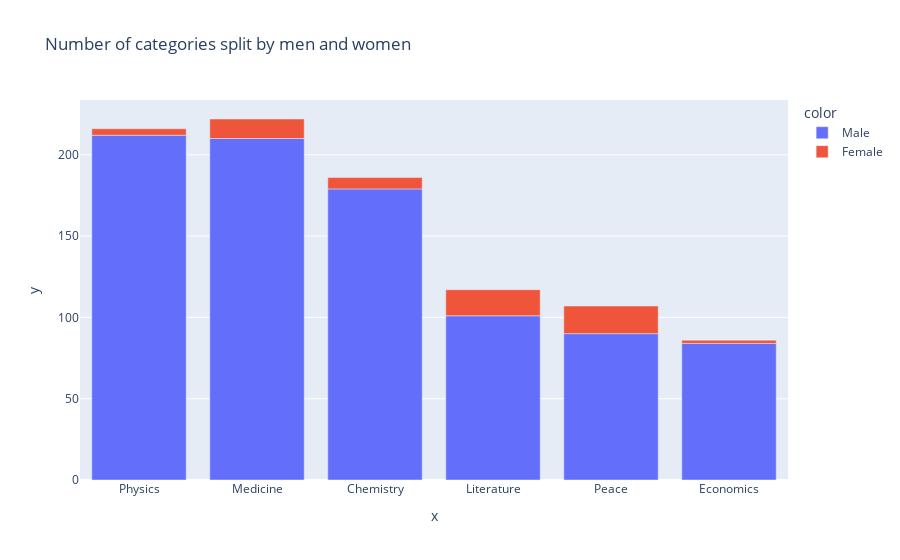

Notebook code cell kept with this figure:
### Code cell
v_bar_split = px.bar(x=cat_men_women.category, y=cat_men_women.prize, color=cat_men_women.sex, title='Number of categories split by men and women')

v_bar_split.show()

### Figure 1 — Plotly figure (JSON) as saved in the notebook; plotly's stock layout.template omitted (floating-point values rounded to 4 significant figures)
{"data": [{"alignmentgroup": "True", "hovertemplate": "color=Male<br>x=%{x}<br>y=%{y}<extra></extra>", "legendgroup": "Male", "marker": {"color": "#636efa", "pattern": {"shape": ""}}, "name": "Male", "offsetgroup": "Male", "orientation": "v", "showlegend": true, "textposition": "auto", "type": "bar", "x": ["Physics", "Medicine", "Chemistry", "Literature", "Peace", "Economics"], "xaxis": "x", "y": [212, 210, 179, 101, 90, 84], "yaxis": "y"}, {"alignmentgroup": "True", "hovertemplate": "color=Female<br>x=%{x}<br>y=%{y}<extra></extra>", "legendgroup": "Female", "marker": {"color": "#EF553B", "pattern": {"shape": ""}}, "name": "Female", "offsetgroup": "Female", "orientation": "v", "showlegend": true, "textposition": "auto", "type": "bar", "x": ["Peace", "Literature", "Medicine", "Chemistry", "Physics", "Economics"], "xaxis": "x", "y": [17, 16, 12, 7, 4, 2], "yaxis": "y"}], "layout": {"barmode": "relative", "legend": {"title": {"text": "color"}, "tracegroupgap": 0}, "title": {"text": "Number of categories split by men and women"}, "xaxis": {"anchor": "y", "domain": [0, 1], "title": {"text": "x"}}, "yaxis": {"anchor": "x", "domain": [0, 1], "title": {"text": "y"}}}}
